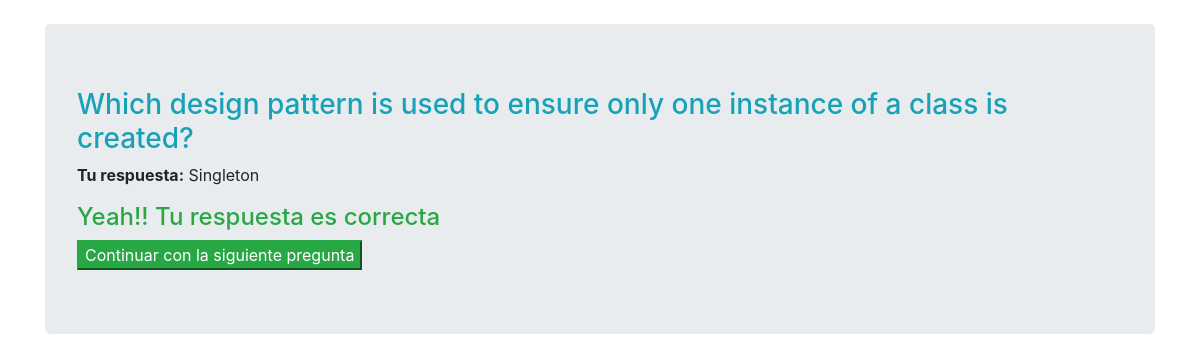
Page /resultado/43 on the committed database.
### Quiz/models.py (models this page shows, shortened)
class PreguntasRespondidas(models.Model):
    quizUser = models.ForeignKey(QuizUsuario, on_delete=models.CASCADE, related_name='intentos')
    pregunta = models.ForeignKey(Pregunta, on_delete=models.CASCADE)
    respuesta = models.ForeignKey(ChooseAnswer, on_delete=models.CASCADE, null=True)
    correcta = models.BooleanField(verbose_name='¿Es esta la respuesta correcta?', default=False, null=False)
    puntaje_obtenido = models.DecimalField(verbose_name='Puntaje Obtenido', default=0, decimal_places=2, max_digits=6)

class Pregunta(models.Model):
    NUMERO_DE_RESPUESTAS_PERMITIDAS = 1
    texto = models.TextField(verbose_name='texto de la pregunta')
    max_puntaje = models.DecimalField(verbose_name='Maximo Puntaje', default=3, decimal_places=2, max_digits=6)

class ChooseAnswer(models.Model):
    MAXIMO_RESPUESTA = 4
    pregunta = models.ForeignKey(Pregunta, related_name='opciones', on_delete=models.CASCADE)
    correcta = models.BooleanField(verbose_name='¿Es esta la pregunta correcta?', default=False, null=False)
    texto = models.TextField(verbose_name='Texto de la respuesta')

### Quiz/views.py (the view)
# urls.py: path('resultado/<int:pregunta_respondida_pk>', resultado_pregunta, name='resultado')
def resultado_pregunta(request, pregunta_respondida_pk):
      respondida=get_object_or_404(PreguntasRespondidas, pk=pregunta_respondida_pk)
      context={
            'respondida':respondida
      }
      return render(request, 'play/resultados.html', context)

### Template/play/resultados.html (shortened to what this page needs)
{% extends 'base.html' %}
{% block contenido %}
<div class="container">
	<div class="jumbotron my-4">
		<h3 class="text-info">{{respondida.pregunta.texto|safe}}</h3>
		<p>
			<strong>Tu respuesta:</strong>
			{{respondida.respuesta.texto|safe}}
		</p>
	{% if respondida.respuesta.correcta %}
		<h4 class="text-success">Yeah!! Tu respuesta es correcta</h4>
	{% endif %}
	<a href="{% url 'jugar' %}">
		<button class="btn-success">
			Continuar con la siguiente pregunta
		</button>
	</a>
	</div>
</div>
{% endblock %}

### rows in the picture
PreguntasRespondidas: pregunta.texto "Which design pattern is used to ensure only one instance of a class is created?", respuesta.texto "Singleton"
